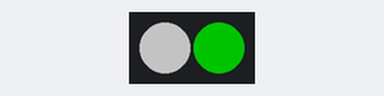
This sketch was run on a simulated ESP32. On the bench: 2 RGB LEDs in strip order, left to right. Dim RGB values are drawn brighter than linear; colours are those a GRB WS2812 strip shows for the declared byte order.

Above: at 0.5 s.
At 1.5 s:
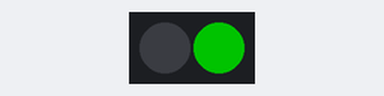
At 3.5 s:
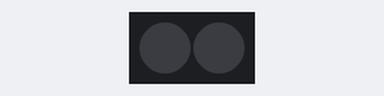
At 4.5 s:
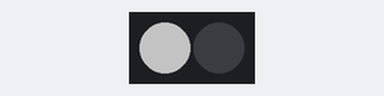
Timing chart, 0 to 5.2 s (numbered marks = the images above):
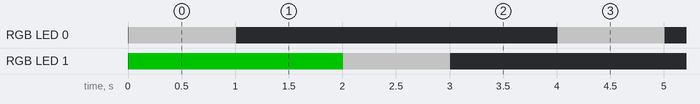

The sketch:

Test1_Pixel.ino
```cpp
#include <FastLED.h>

#define pixelPin 25
#define pixelCount 2
CRGB leds[pixelCount];

#define water 12
#define extPower
void setup() {
  FastLED.addLeds<WS2812, pixelPin, RGB>(leds, pixelCount);  // GRB ordering is typical
  FastLED.setBrightness(90);
  for (int i=0; i < pixelCount; i++) {
    leds[i] = 0xFF0000;
    FastLED.show();
  }


}

void loop() {
  for (int i=0; i < pixelCount; i++) {
    leds[i] = 0xFFFFFF;
    FastLED.show();
    delay(1000);
    leds[i] = 0x000000;
    FastLED.show();
    delay(1000);
  }
}
```

Measured:
- by itself, RGB LED 0: alternates RGB(90, 90, 90) for 1.0 s and off for 3.0 s
- by itself, RGB LED 1: repeats every 4.0 s: RGB(90, 90, 90) 1.0 s, off 3.0 s
